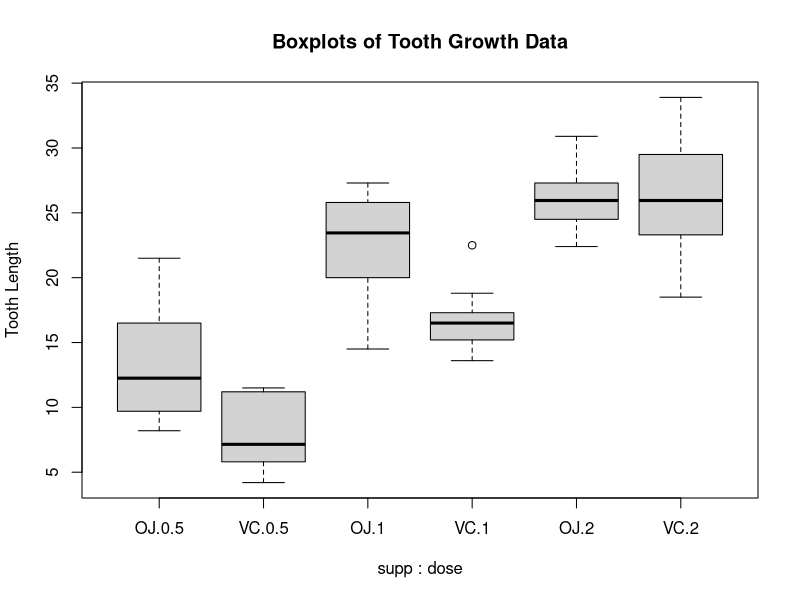
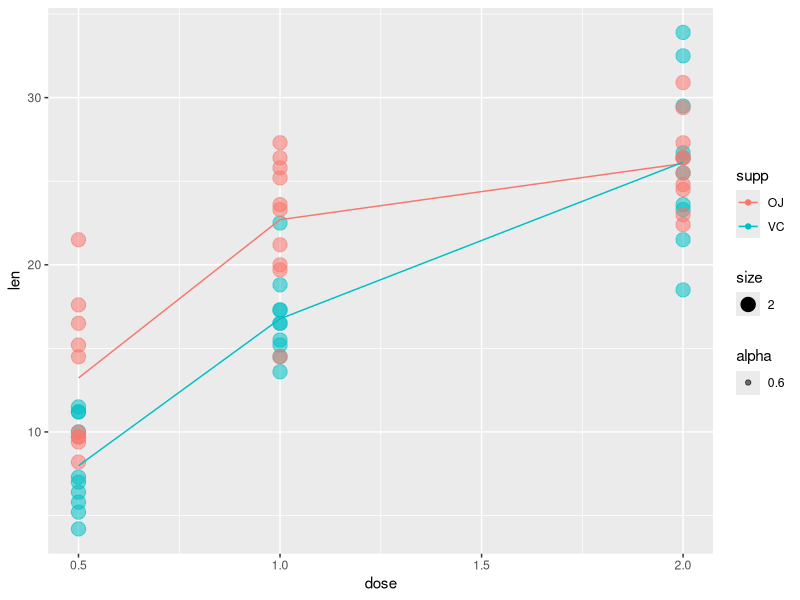

Here is the R script that generated these plots, in order:
#Statistical Inference - Data Analysis Part 2
#The Effect of Vitamin C on Tooth Growth in Guinea Pigs
#Author Name: DataRacer11
#9-26-2015
#References:
#- McNeil, D. R. (1977) Interactive Data Analysis. New York: Wiley.
#- Crampton, E. W. (1947) The growth of the odontoblast of the incisor teeth as a criterion of vitamin C #intake of the guinea pig. The Journal of Nutrition 33(5): 491-504. #http://jn.nutrition.org/content/33/5/491.full.pdf
#- C. I. Bliss (1952) The Statistics of Bioassay. Academic Press.
#- R Tutorials - William B. King, Ph.D, Coastal Carolina University,
#http://ww2.coastal.edu/kingw/statistics/R-tutorials/factorial.html

#This report has been developed to respond to the following questions:
#1. Was exploratory data analysis performed with at least a single plot or table highlighting basic features of the data?
#2. Were relevant confidence intervals and/or tests performed on the data?
#3. Were results of the tests and/or intervals interpreted in the context of the problem correctly?
#4. Were assumptions described as needed to make conclusions?

#Load the ToothGrowth data and perform some basic exploratory data analyses:
library(datasets)

#Obtain a basic summary of the data. A snapshot of the data.frame:
str(ToothGrowth)
summary(ToothGrowth)
# Data Reshaping and Group Manipulation
# Investigate the data table further
dt<-data.frame(ToothGrowth)
#Set the names of the data columns so review the data so that it is easier to understand, review and reproduce.
#Add 'Dosage' and set the join with the new column names
                                                                          #Exploratory Data Analysis
head(dt)
summary(dt)

# Correlating averages
cor(ToothGrowth$dose, ToothGrowth$len)
                                                                              #The data can be split into three dosages groups and the dosages values can then be computed as well as the group averages.
l <-split(ToothGrowth$len, ToothGrowth$dose)
group_means <- c(mean(l[[1]]), mean(l[[2]]), mean(l[[3]]))
cor(c(0.5, 1, 2), group_means)

#Use confidence intervals and/or hypothesis tests to compare tooth growth by supp and dose.
#There are several ways that we can plot for data visualization such as this boxplot.
boxplot(len ~ supp * dose, data=ToothGrowth, ylab="Tooth Length", main="Boxplots of Tooth Growth Data")
                                                                              #Calculate the length and mean by supplement and dose. Create a scatterplot to evaluate the doses
avgs<- aggregate(len~., dt, mean)
                                                                              #plot the scatter points and the averages
library(ggplot2)
g <- ggplot(ToothGrowth, aes(x=dose, y=len))
g <- g + geom_point(aes(group=supp, colour=supp, size=2, alpha=0.6))
g <- g + geom_line(data=avgs, aes(group=supp, colour=supp))
print(g)
                                                                              ## To test this hypothesis, create subsets of the data for conducting several T.Tests to better understand the confidence interval.

#T-Test at .5 mg
t.test(len ~ supp, ToothGrowth[ToothGrowth$dose == .5, ])

#T-Test at 1 mg
t.test(len ~ supp, ToothGrowth[ToothGrowth$dose == 1, ])

#T-Test at 2 mg
t.test(len ~ supp, ToothGrowth[ToothGrowth$dose == 2, ])
###Summary and Assumptions:
#- The confidence intervals are assumed to not be paired, comparing two different supplement types from individual guinea pig did not take place.
##- The dataset contains six measurements for ten guinea pigs each, three for each dose for each of the #two supplement types. As it is not the same ten guniea pigs for each of the six measurements, we #cannot effectively analyze the differences of the three different dose measurements (for each #supplement type).
#- We cannot assume equal variances within each group. As we only have n=10 observations, T-tests #were performed with ??=0.05
#- The samples are independent.
##- The distribution approximately is normal.
                                                                              ###Conclusions:
#- As Vitamin C dose size alone increases, the tooth length increases as well
#- We have analyzed the influence of both the dosage and the supplement type of Vitamin C on the #length of the guinea pigs' teeth.
#- We have found that the dosage very likely has an impact on the length of the teeth, whereas the #supplement type has no significant impact.
#- The supplement type of Orange Juice affects tooth length greater then Ascorbic Acid, or Vitamin C #with a 0.5 and 1.0 dose size.
#- When the dose size reached 2.0 milligrams, the effect between Orange Juice and Ascorbic Acid is very #similar.
